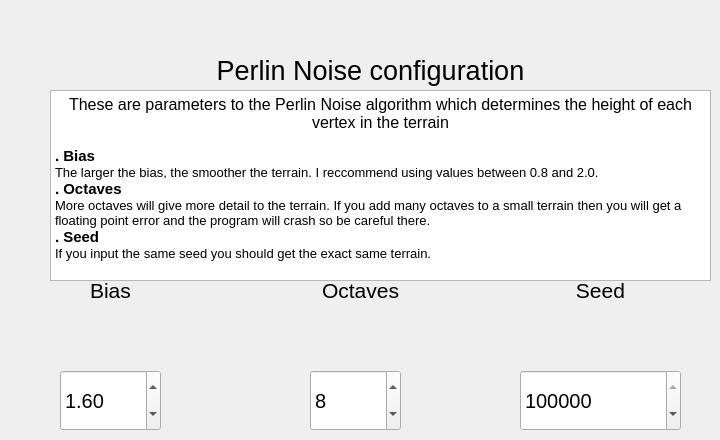
    <widget class="QWidget" name="PerlinNoise">
     <attribute name="title">
      <string>Perlin Noise</string>
     </attribute>
     <widget class="QDoubleSpinBox" name="bias">
      <property name="geometry">
       <rect>
        <x>60</x>
        <y>370</y>
        <width>101</width>
        <height>61</height>
       </rect>
      </property>
      <property name="font">
       <font>
        <pointsize>15</pointsize>
       </font>
      </property>
      <property name="maximum">
       <double>3.000000000000000</double>
      </property>
      <property name="singleStep">
       <double>0.000010000000000</double>
      </property>
      <property name="value">
       <double>1.600000000000000</double>
      </property>
     </widget>
     <widget class="QSpinBox" name="octaves">
      <property name="geometry">
       <rect>
        <x>310</x>
        <y>370</y>
        <width>91</width>
        <height>61</height>
       </rect>
      </property>
      <property name="font">
       <font>
        <pointsize>15</pointsize>
       </font>
      </property>
      <property name="minimum">
       <number>1</number>
      </property>
      <property name="maximum">
       <number>11</number>
      </property>
      <property name="value">
       <number>8</number>
      </property>
     </widget>
     <widget class="QLabel" name="biasLabel">
      <property name="geometry">
       <rect>
        <x>60</x>
        <y>270</y>
        <width>101</width>
        <height>41</height>
       </rect>
      </property>
      <property name="font">
       <font>
        <pointsize>16</pointsize>
       </font>
      </property>
      <property name="layoutDirection">
       <enum>Qt::LeftToRight</enum>
      </property>
      <property name="text">
       <string>Bias</string>
      </property>
      <property name="alignment">
       <set>Qt::AlignCenter</set>
      </property>
     </widget>
     <widget class="QLabel" name="octavesLabel">
      <property name="geometry">
       <rect>
        <x>310</x>
        <y>270</y>
        <width>101</width>
        <height>41</height>
       </rect>
      </property>
      <property name="font">
       <font>
        <pointsize>16</pointsize>
       </font>
      </property>
      <property name="layoutDirection">
       <enum>Qt::LeftToRight</enum>
      </property>
      <property name="text">
       <string>Octaves</string>
      </property>
      <property name="alignment">
       <set>Qt::AlignCenter</set>
      </property>
     </widget>
     <widget class="QLabel" name="seedLabel">
      <property name="geometry">
       <rect>
        <x>550</x>
        <y>270</y>
        <width>101</width>
        <height>41</height>
       </rect>
      </property>
      <property name="font">
       <font>
        <pointsize>16</pointsize>
       </font>
      </property>
      <property name="layoutDirection">
       <enum>Qt::LeftToRight</enum>
      </property>
      <property name="text">
       <string>Seed</string>
      </property>
      <property name="alignment">
       <set>Qt::AlignCenter</set>
      </property>
     </widget>
     <widget class="QSpinBox" name="seed">
      <property name="geometry">
       <rect>
        <x>520</x>
        <y>370</y>
        <width>161</width>
        <height>61</height>
       </rect>
      </property>
      <property name="font">
       <font>
        <pointsize>15</pointsize>
       </font>
      </property>
      <property name="minimum">
       <number>-1000000000</number>
      </property>
      <property name="maximum">
       <number>1000000000</number>
      </property>
      <property name="value">
       <number>343928473</number>
      </property>
     </widget>
     <widget class="QLabel" name="perlinNoiseTitle">
      <property name="geometry">
       <rect>
        <x>190</x>
        <y>50</y>
        <width>361</width>
        <height>41</height>
       </rect>
      </property>
      <property name="font">
       <font>
        <pointsize>20</pointsize>
       </font>
      </property>
      <property name="text">
       <string>Perlin Noise configuration</string>
      </property>
      <property name="alignment">
       <set>Qt::AlignCenter</set>
      </property>
     </widget>
     <widget class="QTextBrowser" name="textBrowser">
      <property name="geometry">
       <rect>
        <x>50</x>
        <y>90</y>
        <width>661</width>
        <height>191</height>
       </rect>
      </property>
      <property name="html">
       <string>&lt;!DOCTYPE HTML PUBLIC &quot;-//W3C//DTD HTML 4.0//EN&quot; &quot;http://www.w3.org/TR/REC-html40/strict.dtd&quot;&gt;
&lt;html&gt;&lt;head&gt;&lt;meta name=&quot;qrichtext&quot; content=&quot;1&quot; /&gt;&lt;style type=&quot;text/css&quot;&gt;
p, li { white-space: pre-wrap; }
&lt;/style&gt;&lt;/head&gt;&lt;body style=&quot; font-family:'Sans Serif'; font-size:10pt; font-weight:400; font-style:normal;&quot;&gt;
&lt;p align=&quot;center&quot; style=&quot; margin-top:0px; margin-bottom:0px; margin-left:0px; margin-right:0px; -qt-block-indent:0; text-indent:0px;&quot;&gt;&lt;span style=&quot; font-size:12pt;&quot;&gt;These are parameters to the Perlin Noise algorithm which determines the height of each vertex in the terrain&lt;/span&gt;&lt;/p&gt;
&lt;p style=&quot;-qt-paragraph-type:empty; margin-top:0px; margin-bottom:0px; margin-left:0px; margin-right:0px; -qt-block-indent:0; text-indent:0px;&quot;&gt;&lt;br /&gt;&lt;/p&gt;
&lt;p style=&quot; margin-top:0px; margin-bottom:0px; margin-left:0px; margin-right:0px; -qt-block-indent:0; text-indent:0px;&quot;&gt;&lt;span style=&quot; font-size:11pt; font-weight:600;&quot;&gt;. Bias&lt;/span&gt;&lt;/p&gt;
&lt;p style=&quot; margin-top:0px; margin-bottom:0px; margin-left:0px; margin-right:0px; -qt-block-indent:0; text-indent:0px;&quot;&gt;The larger the bias, the smoother the terrain. I reccommend using values between 0.8 and 2.0.&lt;/p&gt;
&lt;p style=&quot; margin-top:0px; margin-bottom:0px; margin-left:0px; margin-right:0px; -qt-block-indent:0; text-indent:0px;&quot;&gt;&lt;span style=&quot; font-size:11pt; font-weight:600;&quot;&gt;. Octaves&lt;/span&gt;&lt;/p&gt;
&lt;p style=&quot; margin-top:0px; margin-bottom:0px; margin-left:0px; margin-right:0px; -qt-block-indent:0; text-indent:0px;&quot;&gt;More octaves will give more detail to the terrain. If you add many octaves to a small terrain then you will get a floating point error and the program will crash so be careful there.&lt;/p&gt;
&lt;p style=&quot; margin-top:0px; margin-bottom:0px; margin-left:0px; margin-right:0px; -qt-block-indent:0; text-indent:0px;&quot;&gt;&lt;span style=&quot; font-size:11pt; font-weight:600;&quot;&gt;. Seed&lt;/span&gt;&lt;/p&gt;
&lt;p style=&quot; margin-top:0px; margin-bottom:0px; margin-left:0px; margin-right:0px; -qt-block-indent:0; text-indent:0px;&quot;&gt;If you input the same seed you should get the exact same terrain.&lt;/p&gt;&lt;/body&gt;&lt;/html&gt;</string>
      </property>
     </widget>
    </widget>
